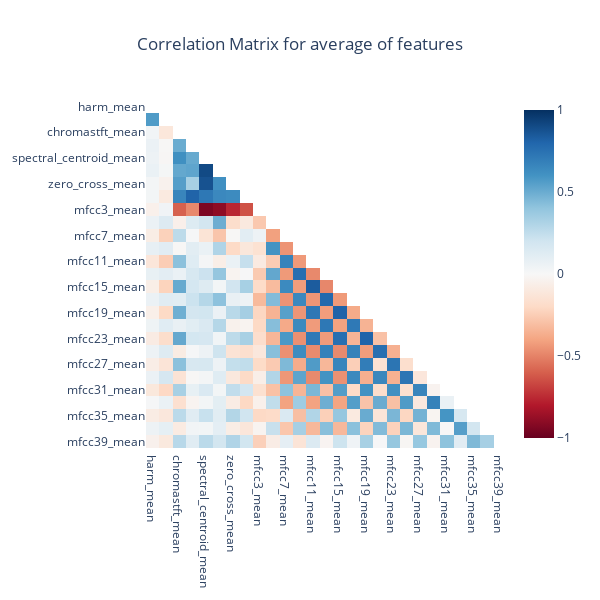

Here is the notebook cell this chart was saved with:
### Markdown cell above
Correlation Matrix for average and variance of features

### Code cell
spike = [col for col in df.columns if 'mean' in col]
corr = df[spike].corr()

mask = np.triu(np.ones_like(corr, dtype=np.bool))

# f, ax = plt.subplots(figsize=(16, 11));

# sns.heatmap(corr, mask=mask, cmap="bwr", vmax=.3, center=0,
#             square=True, linewidths=.5, cbar_kws={"shrink": .5})

pio.templates.default = "plotly_white"

heat = go.Heatmap(
    z=corr.mask(mask),
    x=corr.columns,
    y=corr.columns,
    colorscale=px.colors.diverging.RdBu,
    zmin=-1,
    zmax=1
)

title = 'Correlation Matrix for average of features'

layout = go.Layout(
    title_text=title, 
    title_x=0.5, 
    width=600, 
    height=600,
    xaxis_showgrid=False,
    yaxis_showgrid=False,
    yaxis_autorange='reversed'
)

go.Figure(data=[heat], layout=layout).show()

### Figure 1 — Plotly figure (JSON) as saved in the notebook; plotly's stock layout.template omitted (floating-point values rounded to 4 significant figures; data arrays with more than 128 entries replaced by an {"elided": "..."} marker saying what was removed)
{"data": [{"colorscale": [[0, "rgb(103,0,31)"], [0.1, "rgb(178,24,43)"], [0.2, "rgb(214,96,77)"], [0.3, "rgb(244,165,130)"], [0.4, "rgb(253,219,199)"], [0.5, "rgb(247,247,247)"], [0.6, "rgb(209,229,240)"], [0.7, "rgb(146,197,222)"], [0.8, "rgb(67,147,195)"], [0.9, "rgb(33,102,172)"], [1, "rgb(5,48,97)"]], "type": "heatmap", "x": ["harm_mean", "perc_mean", "chromastft_mean", "rms_mean", "spectral_centroid_mean", "spectral_bandwidth_mean", "zero_cross_mean", "mfcc1_mean", "mfcc3_mean", "mfcc5_mean", "mfcc7_mean", "mfcc9_mean", "mfcc11_mean", "mfcc13_mean", "mfcc15_mean", "mfcc17_mean", "mfcc19_mean", "mfcc21_mean", "mfcc23_mean", "mfcc25_mean", "mfcc27_mean", "mfcc29_mean", "mfcc31_mean", "mfcc33_mean", "mfcc35_mean", "mfcc37_mean", "mfcc39_mean"], "y": ["harm_mean", "perc_mean", "chromastft_mean", "rms_mean", "spectral_centroid_mean", "spectral_bandwidth_mean", "zero_cross_mean", "mfcc1_mean", "mfcc3_mean", "mfcc5_mean", "mfcc7_mean", "mfcc9_mean", "mfcc11_mean", "mfcc13_mean", "mfcc15_mean", "mfcc17_mean", "mfcc19_mean", "mfcc21_mean", "mfcc23_mean", "mfcc25_mean", "mfcc27_mean", "mfcc29_mean", "mfcc31_mean", "mfcc33_mean", "mfcc35_mean", "mfcc37_mean", "mfcc39_mean"], "z": {"elided": "27x27 float values"}, "zmax": 1, "zmin": -1}], "layout": {"height": 600, "title": {"text": "Correlation Matrix for average of features", "x": 0.5}, "width": 600, "xaxis": {"showgrid": false}, "yaxis": {"autorange": "reversed", "showgrid": false}}}
